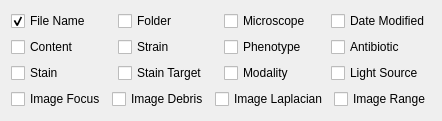
          <widget class="QWidget" name="tab_15">
           <attribute name="title">
            <string>Overlay</string>
           </attribute>
           <layout class="QVBoxLayout" name="verticalLayout_22">
            <item>
             <layout class="QGridLayout" name="gridLayout_28">
              <item row="0" column="0">
               <widget class="QCheckBox" name="overlay_filename">
                <property name="text">
                 <string>File Name</string>
                </property>
                <property name="checked">
                 <bool>true</bool>
                </property>
               </widget>
              </item>
              <item row="0" column="1">
               <widget class="QCheckBox" name="overlay_folder">
                <property name="text">
                 <string>Folder</string>
                </property>
               </widget>
              </item>
              <item row="2" column="4">
               <widget class="QCheckBox" name="overlay_antibiotic">
                <property name="text">
                 <string>Antibiotic</string>
                </property>
               </widget>
              </item>
              <item row="2" column="3">
               <widget class="QCheckBox" name="overlay_phenotype">
                <property name="text">
                 <string>Phenotype</string>
                </property>
               </widget>
              </item>
              <item row="2" column="1">
               <widget class="QCheckBox" name="overlay_strain">
                <property name="text">
                 <string>Strain</string>
                </property>
               </widget>
              </item>
              <item row="2" column="0">
               <widget class="QCheckBox" name="overlay_content">
                <property name="text">
                 <string>Content</string>
                </property>
               </widget>
              </item>
              <item row="0" column="3">
               <widget class="QCheckBox" name="overlay_microscope">
                <property name="text">
                 <string>Microscope</string>
                </property>
               </widget>
              </item>
              <item row="0" column="4">
               <widget class="QCheckBox" name="overlay_datemodified">
                <property name="text">
                 <string>Date Modified</string>
                </property>
               </widget>
              </item>
             </layout>
            </item>
            <item>
             <layout class="QGridLayout" name="gridLayout_29">
              <item row="0" column="3">
               <widget class="QCheckBox" name="overlay_lightsource">
                <property name="text">
                 <string>Light Source</string>
                </property>
               </widget>
              </item>
              <item row="0" column="1">
               <widget class="QCheckBox" name="overlay_staintarget">
                <property name="text">
                 <string>Stain Target</string>
                </property>
               </widget>
              </item>
              <item row="0" column="2">
               <widget class="QCheckBox" name="overlay_modality">
                <property name="text">
                 <string>Modality</string>
                </property>
               </widget>
              </item>
              <item row="0" column="0">
               <widget class="QCheckBox" name="overlay_stain">
                <property name="text">
                 <string>Stain</string>
                </property>
               </widget>
              </item>
             </layout>
            </item>
            <item>
             <layout class="QGridLayout" name="gridLayout_30">
              <item row="0" column="0">
               <widget class="QCheckBox" name="overlay_focus">
                <property name="text">
                 <string>Image Focus</string>
                </property>
               </widget>
              </item>
              <item row="0" column="2">
               <widget class="QCheckBox" name="overlay_laplacian">
                <property name="text">
                 <string>Image Laplacian</string>
                </property>
               </widget>
              </item>
              <item row="0" column="1">
               <widget class="QCheckBox" name="overlay_debris">
                <property name="text">
                 <string>Image Debris</string>
                </property>
               </widget>
              </item>
              <item row="0" column="3">
               <widget class="QCheckBox" name="overlay_range">
                <property name="text">
                 <string>Image Range</string>
                </property>
               </widget>
              </item>
             </layout>
            </item>
            <item>
             <spacer name="verticalSpacer_30">
              <property name="orientation">
               <enum>Qt::Vertical</enum>
              </property>
              <property name="sizeType">
               <enum>QSizePolicy::Minimum</enum>
              </property>
              <property name="sizeHint" stdset="0">
               <size>
                <width>20</width>
                <height>1</height>
               </size>
              </property>
             </spacer>
            </item>
           </layout>
          </widget>
